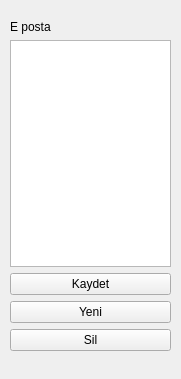
<?xml version="1.0" encoding="UTF-8"?>
<ui version="4.0">
 <class>Form</class>
 <widget class="QWidget" name="Form">
  <property name="geometry">
   <rect>
    <x>0</x>
    <y>0</y>
    <width>181</width>
    <height>379</height>
   </rect>
  </property>
  <property name="windowTitle">
   <string>Form</string>
  </property>
  <widget class="QWidget" name="verticalLayoutWidget">
   <property name="geometry">
    <rect>
     <x>10</x>
     <y>20</y>
     <width>161</width>
     <height>331</height>
    </rect>
   </property>
   <layout class="QVBoxLayout" name="verticalLayout">
    <item>
     <widget class="QLabel" name="label">
      <property name="text">
       <string>E posta</string>
      </property>
     </widget>
    </item>
    <item>
     <widget class="QListWidget" name="listeep"/>
    </item>
    <item>
     <widget class="QPushButton" name="pushButton">
      <property name="text">
       <string>Kaydet</string>
      </property>
     </widget>
    </item>
    <item>
     <widget class="QPushButton" name="pushButton_2">
      <property name="text">
       <string>Yeni</string>
      </property>
     </widget>
    </item>
    <item>
     <widget class="QPushButton" name="pushButton_3">
      <property name="text">
       <string>Sil</string>
      </property>
     </widget>
    </item>
   </layout>
  </widget>
 </widget>
 <resources/>
 <connections/>
</ui>
